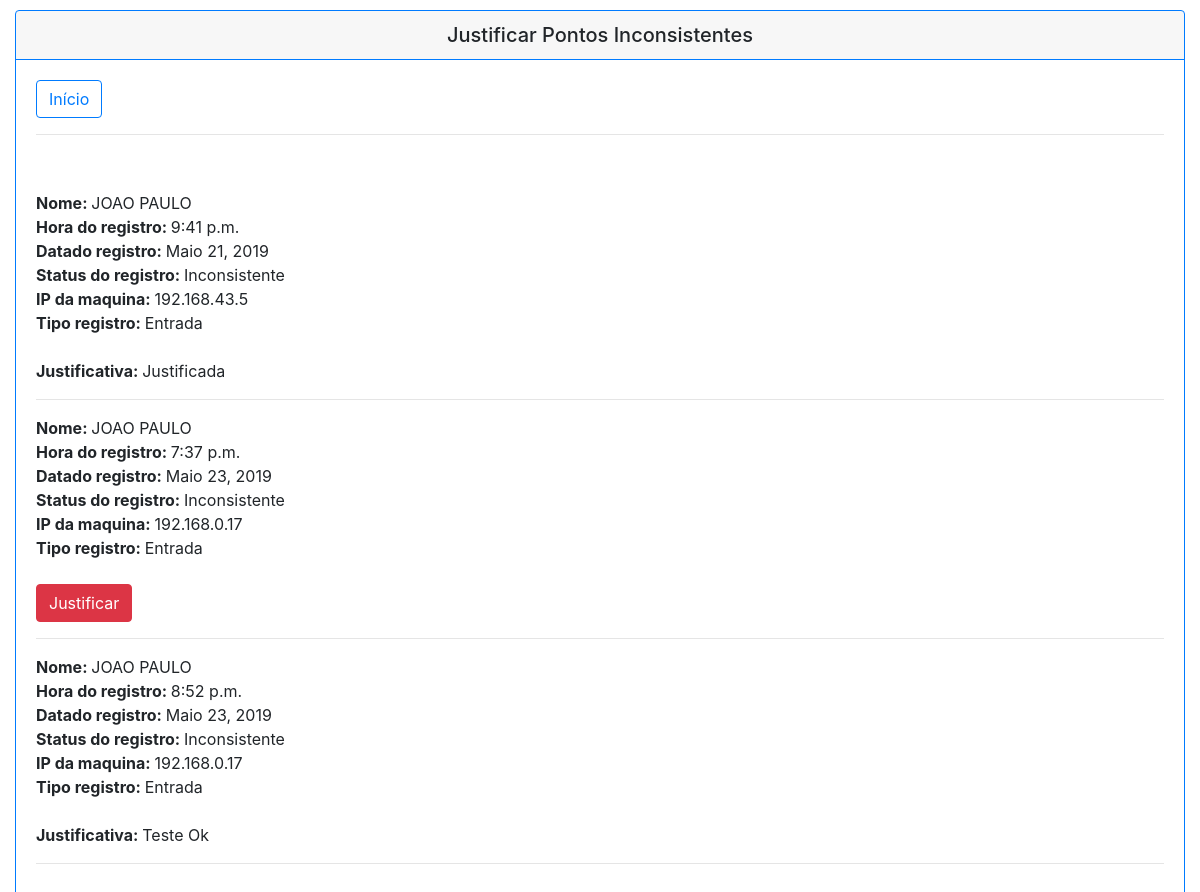
The page /nao/justificados/ (signed in) on the database as committed earlier.
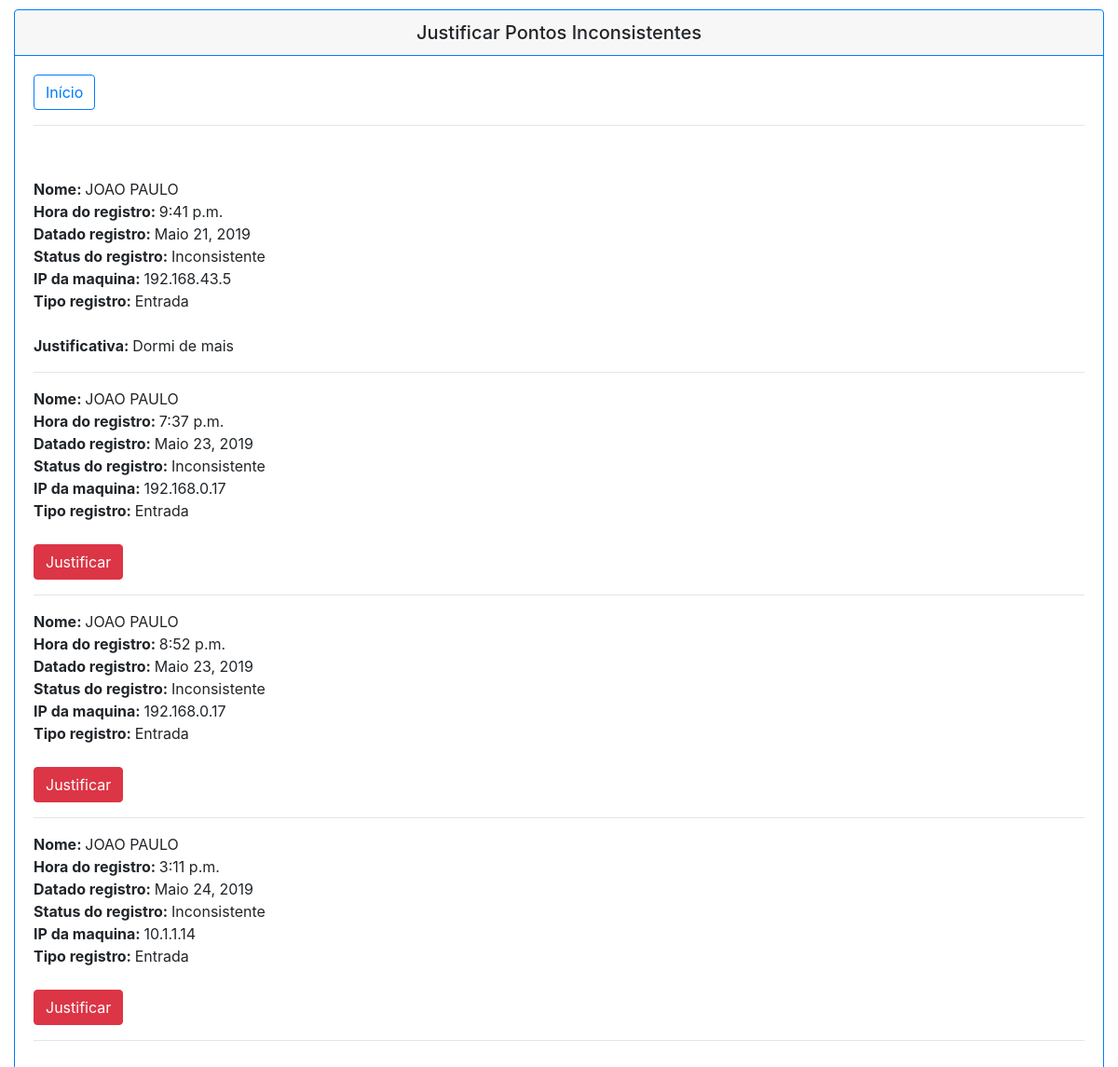
The same page on the database as committed later.
### app_ponto/models.py (models this page shows, shortened)
class Frequencia(models.Model):
    funcionario = models.ForeignKey(Funcionario, on_delete=models.SET_NULL, blank=True, null=True, verbose_name='Funcionário')
    hora_ponto = models.TimeField('Hora de entrada 1', blank=True, null=True)
    tipo_ponto = models.ForeignKey(TipoPonto, on_delete=models.SET_NULL, blank=True, null=True, verbose_name='Tipo ponto')
    data_resgistro = models.DateField('Data do registro', auto_now_add=True, blank=True, null=True)
    status_ponto = models.ForeignKey(StatusPonto, on_delete=models.SET_NULL, blank=True, null=True, verbose_name='Status ponto')
    ip_registro = models.CharField(max_length=20, default=pegar_ip(), editable=False, blank=True, null=True)
    juntificativa = models.TextField(blank=True, null=True)

class Funcionario(models.Model):
    usuario = models.OneToOneField(User, on_delete=models.SET_NULL, blank=True, null=True, verbose_name='Usuário')
    lider = models.ForeignKey('Funcionario', on_delete=models.SET_NULL, blank=True, null=True, verbose_name='Lider')
    cargo = models.ForeignKey(CargoFuncionario, on_delete=models.SET_NULL, blank=True, null=True, verbose_name='Cargo do funcionário')
    conf_hora = models.ForeignKey(ConfiguracaoHora, on_delete=models.SET_NULL, blank=True, null=True, verbose_name='COnfiguração da hora')
    nome = models.CharField('Nome do funcionário', max_length=128)

class StatusPonto(models.Model):
    descricao = models.CharField('Descrição', max_length=128)
    def __str__(self):
        return self.descricao

class TipoPonto(models.Model):
    descricao = models.CharField('Descrição', max_length=128)
    def __str__(self):
        return self.descricao

### app_ponto/views.py (the view)
# urls.py: path('nao/justificados/', lista_nao_justificados, name='nao_justificados'),
def lista_nao_justificados(request):
    frequencia = Frequencia.objects.all()
    user = request.user
    return render(request, 'app_ponto/nao_justificados.html', {'frequencia': frequencia, 'user': user})

### app_ponto/templates/app_ponto/nao_justificados.html (shortened to what this page needs)
{% if user.is_authenticated %}
<!DOCTYPE html>
<html>
    <head>
        <link rel="stylesheet" href="https://stackpath.bootstrapcdn.com/bootstrap/4.3.1/css/bootstrap.min.css">
    </head>
    <body>
            <div class="container col-md-12" style="margin-top: 10px">
                <div class="card border-primary mb-3">
                    <h5 class="card-header text-center border-primary">Justificar Pontos Inconsistentes</h5>
                    <div class="card-body">
                        <div>
                            <a class="btn btn-outline-primary" href="{% url 'home'%}" role="button">Início</a>
                        </div>
                        <hr>
                        <br>
                            <div>
								    {% for funcionario in frequencia %}
										{% if funcionario.funcionario.usuario == user %}
											{% if funcionario.status_ponto.descricao == "Inconsistente" and funcionario.tipo_ponto.descricao == "Entrada" %}
												<div>
                                                     <b>Nome: </b>{{ funcionario.funcionario.nome }}
                                                     <br>
                                                     <b>Hora do registro: </b>{{ funcionario.hora_ponto }}
													 <br>
                                                     <b>Datado registro: </b>{{ funcionario.data_resgistro }}
                                                     <br>
                                                     <b>Status do registro: </b>{{ funcionario.status_ponto }}
                                                     <br>
                                                     <b>IP da maquina: </b>{{ funcionario.ip_registro }}
                                                     <br>
													 <b>Tipo registro: </b> {{ funcionario.tipo_ponto }}
												 </div>
                                                    <br>
													{% if funcionario.juntificativa != Null and funcionario.juntificativa != '' %}
														<p><b> Justificativa: </b>{{ funcionario.juntificativa }}</p>
													{% else %}
														<a class="btn btn-danger" href="justificar/{{funcionario.pk}}" role="button">Justificar</a>
													{% endif %}
												<hr>
											{% endif %}
										{% endif %}
									{% endfor %}
                            </div>
                    </div>
                </div>
            </div>
    </body>
</html>
{% endif %}

Rows that differ between the two databases and show on the page:
changed Frequencia: juntificativa "Justificada" → "Dormi de mais"
changed Frequencia (number 3 of 4 on the later page): juntificativa "Teste Ok" → (not shown); text "Justificativa:" → "Justificar"
added Frequencia: funcionario.nome "JOAO PAULO", hora_ponto "3:11 p.m.", data_resgistro "Maio 24, 2019", status_ponto "Inconsistente", ip_registro "10.1.1.14", tipo_ponto "Entrada"
